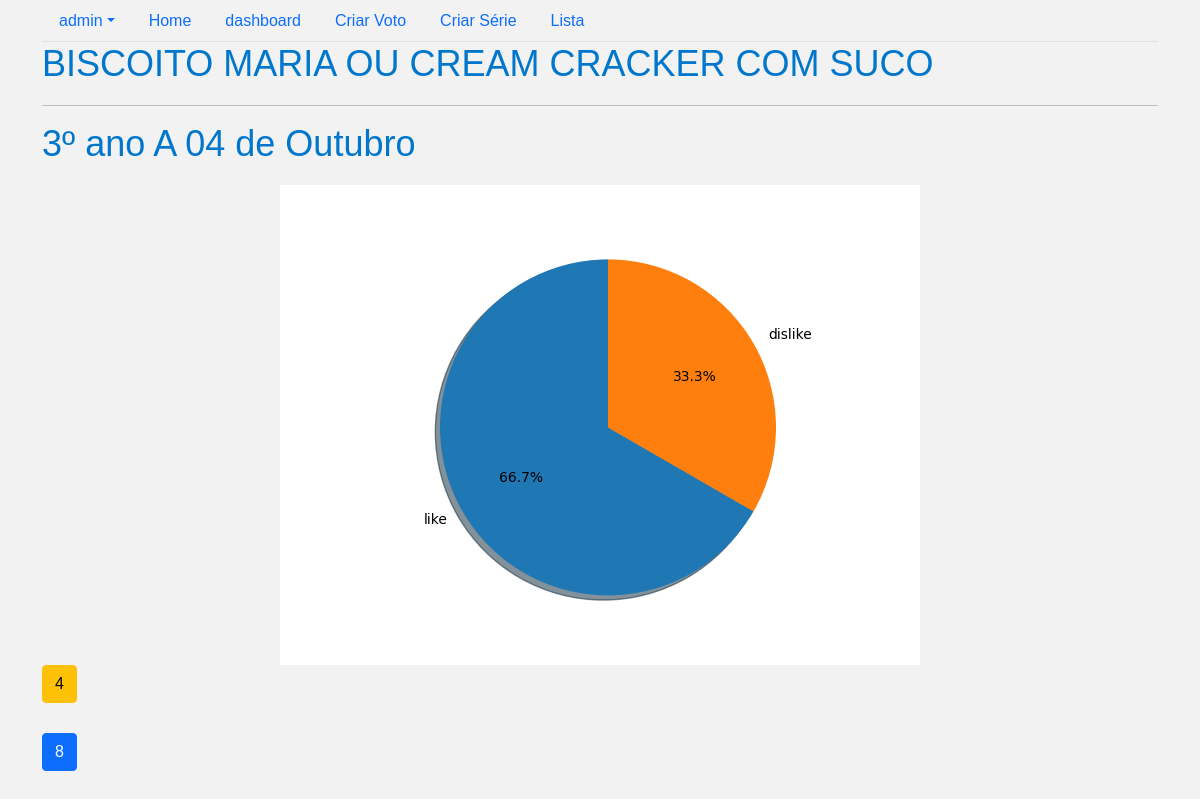
The page /Myapp/classroom_food_detail/148/ (signed in) on the database its author committed.
### users/models.py (models this page shows, shortened)
class User(AbstractUser):
    uuid = models.UUIDField(unique=True, editable=False, default=uuid.uuid4)
    username = models.CharField(max_length=50,unique = True)
    email = models.EmailField("Email", unique=True)
    image = models.ImageField(upload_to = "account/", null=True, blank=True)
    USERNAME_FIELD = 'email'
    REQUIRED_FIELDS = ["username"]

### Myapp/models.py (models this page shows, shortened)
class Classroom_Food(models.Model):
    food = models.ForeignKey(Food, on_delete=models.CASCADE, null=True, blank=True)
    classroom = models.ForeignKey(Classroom, on_delete=models.CASCADE, null=True, blank=True)
    liked  = models.IntegerField()
    disliked = models.IntegerField()

class Food(models.Model):
    choices = (
        ("BISCOITO ROSQUINHA COM SUCO VITAMINA DE GOIABA E FRUTA", "BISCOITO ROSQUINHA COM SUCO VITAMINA DE GOIABA E FRUTA"),
        ("BISCOITO MARIA OU CREAM CRACKER COM SUCO", "BISCOITO MARIA OU CREAM CRACKER COM SUCO"),
        ("ARROZ COM FEIJÃO E FRANGO GUISADO","ARROZ COM FEIJÃO E FRANGO GUISADO"),
        ("SOPA DE FRANGO COM ESPAGUETE E LEGUMES","SOPA DE FRANGO COM ESPAGUETE E LEGUMES"),
        ("BEIJU COM MARGARINA E CAFÉ COM LEITE", "BEIJU COM MARGARINA E CAFÉ COM LEITE"),
        ("CUSCUZ RECHEADO COM OVOS MEXIDOS E SUCO","CUSCUZ RECHEADO COM OVOS MEXIDOS E SUCO"),
        ("BAIÃO DE 2 COM MACAXEIRA, CARNE BOVINA E SUCO","BAIÃO DE 2 COM MACAXEIRA, CARNE BOVINA E SUCO"),
        ("TAPIOCA COM QUEIJO COALHO E VITAMINA DE DE GOIABA", "TAPIOCA COM QUEIJO COALHO E VITAMINA DE GOIABA"),
        ("ARROZ DE LEITE COM PAÇOCA DE CARNES DE SOL","ARROZ DE LETE COM PAÇOCA DE CARNE DE SOL"),
        ("CUSCUZ RECHEADO COM CARNE MOÍDA E SUCO","CUSCUZ RECHEADO COM CARNE MOÍDA"),
        ("CACHORRO QUENTE COM MOLHO DE CARNE MOÍDA DE SUCO","CACHORRO QUENTE COM MOLHO DE CARNE MOÍDA E SUCO"),
        ("RISOTO DE FRANGO COM LEGUMES", "RISOTO DE FRANGO COM LEGUMES"),
        ("BOLO DE CACO E CAFÉ COM LEITE", "BOLO DE CACO E CAFÉ COM LEITE"),
        ("TAPIOCA RECHEADA COM OVOS MEXIDOS E SUCO DE POLPA", "TAPIOCA RECHEADA COM OVOS MEXIDOS E SUCO DE POLPA"),
        ("MUNGUNZÁ COM FRANGO AO MOLHO BRANCO","MUNGUNZÁ COM FRANGO AO MOLHO BRANCO"),
        ("SOPA DE CARNE BOVINA COM MACARRÃO E LEGUMES", "SOPA DE CARNE BOVINA COM MACARRÃO E LEGUMES"),
        ("MACARRONADA DE FRANGO", "MACARRONADA DE FRANGO"),
        ("BOLO SIMPLES COM VITAMINA DE BANANA E AVEIA", "BOLO SIMPLES COM VITAMINA DE BANANA E AVEIA"),
        ("CANJA DE FRANGO COM BATATA INGLESA E CENOURA", "CANJA DE FRANGO COM BATATA INGLESA E CENOURA"),
        ("BAIÃO DE 2 COM CARNE BOVINA E VINAGRETE", "BAIÃO DE 2 COM CARNE BOVINA E VINAGRETE"),
        ("MACARRONADA DE CARNE MOÍDA","MACARRONADA DE CARNE MOÍDA")
    )
    uuid = models.UUIDField(unique=True, editable=False, default=uuid.uuid4)
    name = models.CharField(max_length=255, choices=choices)
    user = models.ForeignKey(User, on_delete=models.CASCADE,null=True, blank=True)
    created_at = models.DateTimeField(auto_now_add=True)
    updated_at = models.DateTimeField(auto_now = True)
    def __str__(self):
        return self.name

class Classroom(models.Model):
    uuid = models.UUIDField(unique=True, editable=False, default=uuid.uuid4)
    name = models.CharField(max_length=255)
    user = models.ForeignKey(User, on_delete=models.CASCADE,null=True, blank=True)
    school = models.ForeignKey(School, on_delete=models.CASCADE, null= True, blank= True)
    created_at = models.DateTimeField(auto_now_add=True)
    updated_at = models.DateTimeField(auto_now = True)
    def __str__(self):
        return self.name

### Myapp/views.py (the view)
# urls.py: path("classroom_food_detail/<int:pk>/", Classroom_FoodDetailView.as_view(), name = "classroom_food_detail"),
class Classroom_FoodDetailView(LoginRequiredMixin, DetailView):
    model = Classroom_Food
    slug_url_kwarg = 'id'
    slug_field = 'id'
    context_object_name = 'classroom_food'
    def get_context_data(self, **kwargs):
        context = super().get_context_data(**kwargs)
        id = self.kwargs.get("pk")
        context['id'] = id
        return context

### Myapp/templates/Myapp/classroom_food_detail.html (shortened to what this page needs)
{% extends 'layouts/base.html' %}
{% load static %}
{% block content %}
<h1>{{classroom_food.food}}</h1>
<hr>
<h1>{{classroom_food.classroom}}</h1>
<div class="center">
    <img src="/Myapp/graphic/{{id}}/" alt="Bargraph">
</div>
<p><button class="btn btn-warning">{{classroom_food.disliked}}</button></p>
<p><button class="btn btn-primary">{{classroom_food.liked}}</button></p>
{% endblock %}

### templates/layouts/base.html (shortened to what this page needs)
{% load static %}
<!DOCTYPE html>
<html lang="en">
<head>
    <link href="https://cdn.jsdelivr.net/npm/bootstrap@5.0.2/dist/css/bootstrap.min.css" rel="stylesheet"
>
    <link rel="stylesheet" href="{% static 'assets/style/style.css' %}">
</head>
<body>
    <div class="container">
        <header>
            <ul class="nav nav-tabs">
                {% if user.is_authenticated %}
                    <li class="nav-item dropdown">
                        <a class="nav-link dropdown-toggle" data-bs-toggle="dropdown" href="#" role="button"
                            aria-expanded="false">{{ user.username }}</a>
                            </li>
                        </ul>
                    <li class="nav-item">
                        <a class="nav-link" href="/">Home</a>
                    </li>
                    <li class="nav-item">
                        <a class="nav-link" href="/dashboard/">dashboard</a>
                    </li>
                    <li class="nav-item">
                        <a class="nav-link" href="/Myapp/create/">Criar Voto</a>
                    </li>
                    <li class="nav-item">
                        <a class="nav-link" href="/Myapp/classroom_create/">Criar Série</a>
                    </li>
                    <li class="nav-item">
                        <a class="nav-link" href="/Myapp/list/">Lista</a>
                    </li>
                {% endif %}
        </header>
        {% block content %}
        {% endblock content %}
    </div>
</body>
</html>

### static/assets/style/style.css (style rules this page uses)
body { background-color: #f2f2f2; font-family: Arial, sans-serif; }
h1 { color: #0077cc; font-size: 36px; margin-bottom: 20px; }
p { font-size: 18px; margin-bottom: 30px; }
button { background-color: #0077cc; border: none; border-radius: 5px; color: #ffffff; cursor: pointer; font-size: 18px; padding: 10px 20px; transition: background-color 0.2s ease; }
.center { display: flex; justify-content: center; align-items: center; }

### rows shown on the page
User: username "admin"
Classroom_Food: food "BISCOITO MARIA OU CREAM CRACKER COM SUCO", classroom "3º ano A 04 de Outubro", disliked "4", liked "8"
